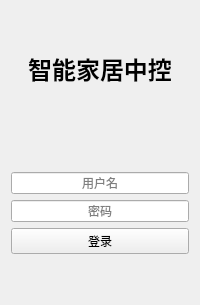
<?xml version="1.0" encoding="UTF-8"?>
<ui version="4.0">
 <class>LoginWidget</class>
 <widget class="QWidget" name="LoginWidget">
  <layout class="QVBoxLayout" name="verticalLayoutLogin">
   <item>
    <spacer name="verticalSpacerLoginTop">
     <property name="orientation">
      <enum>Qt::Orientation::Vertical</enum>
     </property>
     <property name="sizeHint" stdset="0">
      <size>
       <width>20</width>
       <height>40</height>
      </size>
     </property>
    </spacer>
   </item>
   <item>
    <widget class="QLabel" name="labelLogo">
     <property name="styleSheet">
      <string>font-size: 24px; font-weight: bold;</string>
     </property>
     <property name="text">
      <string>智能家居中控</string>
     </property>
     <property name="alignment">
      <set>Qt::AlignmentFlag::AlignCenter</set>
     </property>
    </widget>
   </item>
   <item>
    <spacer name="verticalSpacerLogin1">
     <property name="orientation">
      <enum>Qt::Orientation::Vertical</enum>
     </property>
     <property name="sizeHint" stdset="0">
      <size>
       <width>20</width>
       <height>80</height>
      </size>
     </property>
    </spacer>
   </item>
   <item>
    <widget class="QLineEdit" name="lineEditUsername">
     <property name="alignment">
      <set>Qt::AlignmentFlag::AlignCenter</set>
     </property>
     <property name="placeholderText">
      <string>用户名</string>
     </property>
    </widget>
   </item>
   <item>
    <widget class="QLineEdit" name="lineEditPassword">
     <property name="echoMode">
      <enum>QLineEdit::EchoMode::Password</enum>
     </property>
     <property name="alignment">
      <set>Qt::AlignmentFlag::AlignCenter</set>
     </property>
     <property name="placeholderText">
      <string>密码</string>
     </property>
    </widget>
   </item>
   <item>
    <widget class="QPushButton" name="pushButtonLogin">
     <property name="text">
      <string>登录</string>
     </property>
    </widget>
   </item>
   <item>
    <spacer name="verticalSpacerLoginBottom">
     <property name="orientation">
      <enum>Qt::Orientation::Vertical</enum>
     </property>
     <property name="sizeHint" stdset="0">
      <size>
       <width>20</width>
       <height>40</height>
      </size>
     </property>
    </spacer>
   </item>
  </layout>
 </widget>
 <resources/>
 <connections/>
</ui>
